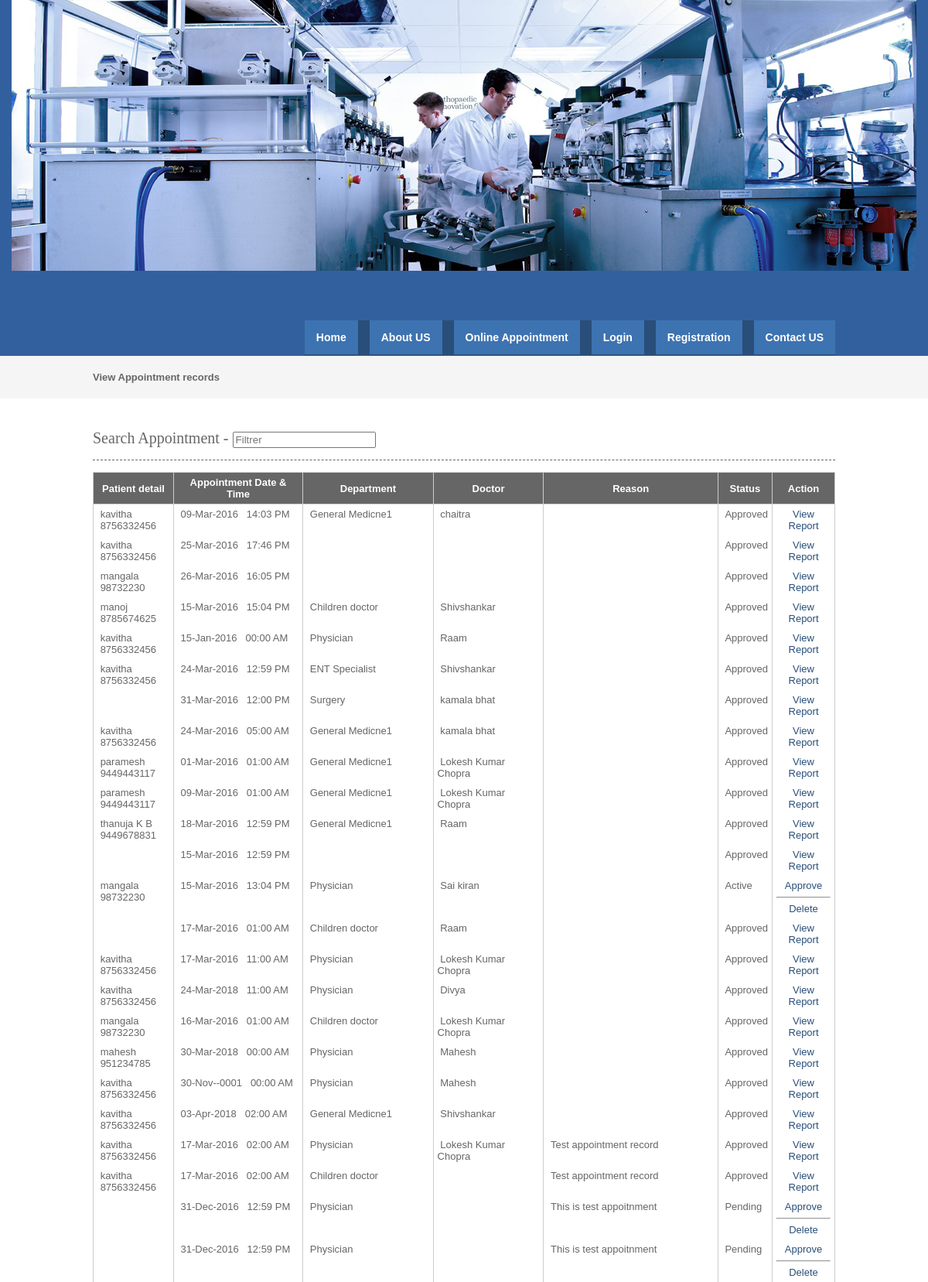
Page /viewappointment.php (upper part) on the committed database.
### tables this page shows
CREATE TABLE `appointment` (
  `appointmentid` int(10) NOT NULL,
  `appointmenttype` varchar(25) NOT NULL,
  `patientid` int(10) NOT NULL,
  `roomid` int(10) NOT NULL,
  `departmentid` int(10) NOT NULL,
  `appointmentdate` date NOT NULL,
  `appointmenttime` time NOT NULL,
  `doctorid` int(10) NOT NULL,
  `status` varchar(10) NOT NULL,
  `app_reason` text NOT NULL
);

CREATE TABLE `patient` (
  `patientid` int(10) NOT NULL,
  `patientname` varchar(50) NOT NULL,
  `admissiondate` date NOT NULL,
  `admissiontime` time NOT NULL,
  `address` varchar(250) NOT NULL,
  `mobileno` varchar(15) NOT NULL,
  `city` varchar(25) NOT NULL,
  `pincode` varchar(20) NOT NULL,
  `loginid` varchar(50) NOT NULL,
  `password` varchar(25) NOT NULL,
  `bloodgroup` varchar(20) NOT NULL,
  `gender` varchar(10) NOT NULL,
  `dob` date NOT NULL,
  `status` varchar(10) NOT NULL
);

CREATE TABLE `department` (
  `departmentid` int(10) NOT NULL,
  `departmentname` varchar(100) NOT NULL,
  `description` text NOT NULL,
  `status` varchar(10) NOT NULL
);

CREATE TABLE `doctor` (
  `doctorid` int(10) NOT NULL,
  `doctorname` varchar(50) NOT NULL,
  `mobileno` varchar(15) NOT NULL,
  `departmentid` int(10) NOT NULL,
  `loginid` varchar(25) NOT NULL,
  `password` varchar(25) NOT NULL,
  `status` varchar(10) NOT NULL,
  `education` varchar(25) NOT NULL,
  `experience` float(11,1) NOT NULL,
  `consultancy_charge` float(10,2) NOT NULL
);

### viewappointment.php (the view, shortened to what this page needs)
<?php
include("header.php");
include("dbconnection.php");
?>
<div class="wrapper col2">
  <div id="breadcrumb">
    <ul>
      <li class="first">View Appointment records</li>
    </ul>
  </div>
</div>
<div class="wrapper col4">
  <div id="container">
   <section class="container">
<h2>
    Search Appointment - <input type="search" class="light-table-filter" data-table="order-table" placeholder="Filtrer" />
</h2>
    <table class="order-table">
      <thead>
        <tr>
          <th>Patient detail</th>
          <th>Appointment Date &  Time</th>
          <th>Department</th>
          <th>Doctor</th>
          <th>Reason</th>
          <th>Status</th>
          <th><div align="center">Action</div></th>
        </tr>
        </thead>
        <tbody>
          <?php
		$sql ="SELECT * FROM appointment WHERE (status !='')";
		$qsql = mysqli_query($con,$sql);
		while($rs = mysqli_fetch_array($qsql))
		{
			$sqlpat = "SELECT * FROM patient WHERE patientid='$rs[patientid]'";
			$qsqlpat = mysqli_query($con,$sqlpat);
			$rspat = mysqli_fetch_array($qsqlpat);
			$sqldept = "SELECT * FROM department WHERE departmentid='$rs[departmentid]'";
			$qsqldept = mysqli_query($con,$sqldept);
			$rsdept = mysqli_fetch_array($qsqldept);
			$sqldoc= "SELECT * FROM doctor WHERE doctorid='$rs[doctorid]'";
			$qsqldoc = mysqli_query($con,$sqldoc);
			$rsdoc = mysqli_fetch_array($qsqldoc);
        echo "<tr>
          <td>&nbsp;$rspat[patientname]<br>&nbsp;$rspat[mobileno]</td>
			 <td>&nbsp;" . date("d-M-Y",strtotime($rs[appointmentdate])) . " &nbsp; " . date("H:i A",strtotime($rs[appointmenttime])) . "</td>
		    <td>&nbsp;$rsdept[departmentname]</td>
			   <td>&nbsp;$rsdoc[doctorname]</td>
			    <td>&nbsp;$rs[app_reason]</td>
			    <td>&nbsp;$rs[status]</td>
          <td><div align='center'>";
		  if($rs[status] != "Approved")
		  {
				  if(!(isset($_SESSION[patientid])))
				  {
						  echo "<a href='appointmentapproval.php?editid=$rs[appointmentid]'>Approve</a><hr>";
				  }
				 echo "<a href='viewappointment.php?delid=$rs[appointmentid]'>Delete</a>";
		  }
		  else
		  {
				echo "<a href='patientreport.php?patientid=$rs[patientid]&appointmentid=$rs[appointmentid]'>View Report</a>";
		  }
		 echo "</center></td></tr>";
		}
		?>
      </tbody>
    </table>
    </section>
  </div>
</div>

### layout/styles/layout.css (style rules this page uses)
html { overflow-y:scroll; }
body { margin:0; padding:0; font-size:13px; font-family:verdana, Arial, Helvetica, sans-serif; color:#FFFFFF; background-color:#4F473A; }
a { outline:none; text-decoration:none; }
div.wrapper { display:block; width:100%; margin:0; text-align:left; }
.col2 { color:#666666; background-color:#F5F5F5; }
.col3, .col4 { color:#666666; background-color:#FFFFFF; }
#head, #gallery, #breadcrumb, #container, #footer { display:block; position:relative; width:960px; margin:0 auto; }
#breadcrumb { padding:20px 0; }
#breadcrumb ul { margin:0; padding:0; list-style:none; }
#breadcrumb ul li { display:inline; }
#breadcrumb ul li.first { font-weight:bold; }
#container { padding:40px 0; }
#container h1, #container h2, #container h3, #container h4, #container h5, #container h6 { margin:0 0 15px 0; padding:0 0 15px 0; line-height:normal; font-weight:normal; font-size:20px; font-family:Georgia, "Times New Roman", Times, serif; border-bottom:1px dashed #666666; }
#container a { color:#294E79; background-color:#FFFFFF; }

### layout/styles/tables.css (style rules this page uses)
table { width:100%; border-collapse:collapse; table-layout:auto; vertical-align:top; margin-bottom:15px; border:1px solid #CCCCCC; }
table thead th { color:#FFFFFF; background-color:#666666; border:1px solid #CCCCCC; border-collapse:collapse; text-align:center; table-layout:auto; vertical-align:middle; }
table tbody td { vertical-align:top; border-collapse:collapse; border-left:1px solid #CCCCCC; border-right:1px solid #CCCCCC; }
table thead th, table tbody td { padding:5px; border-collapse:collapse; }

### rows in the picture
appointment: patientid.patientname "kavitha", patientid.mobileno "8756332456", appointmentdate "09-Mar-2016", appointmenttime "14:03 PM", departmentid.departmentname "General Medicne1", doctorid.doctorname "chaitra", status "Approved"
appointment: patientid.patientname "kavitha", patientid.mobileno "8756332456", appointmentdate "25-Mar-2016", appointmenttime "17:46 PM", status "Approved"
appointment: patientid.patientname "mangala", patientid.mobileno "98732230", appointmentdate "26-Mar-2016", appointmenttime "16:05 PM", status "Approved"
appointment: patientid.patientname "manoj", patientid.mobileno "8785674625", appointmentdate "15-Mar-2016", appointmenttime "15:04 PM", departmentid.departmentname "Children doctor", doctorid.doctorname "Shivshankar", status "Approved"
appointment: patientid.patientname "kavitha", patientid.mobileno "8756332456", appointmentdate "15-Jan-2016", appointmenttime "00:00 AM", departmentid.departmentname "Physician", doctorid.doctorname "Raam", status "Approved"
appointment: patientid.patientname "kavitha", patientid.mobileno "8756332456", appointmentdate "24-Mar-2016", appointmenttime "12:59 PM", departmentid.departmentname "ENT Specialist", doctorid.doctorname "Shivshankar", status "Approved"
appointment: appointmentdate "31-Mar-2016", appointmenttime "12:00 PM", departmentid.departmentname "Surgery", doctorid.doctorname "kamala bhat", status "Approved"
appointment: patientid.patientname "kavitha", patientid.mobileno "8756332456", appointmentdate "24-Mar-2016", appointmenttime "05:00 AM", departmentid.departmentname "General Medicne1", doctorid.doctorname "kamala bhat", status "Approved"
appointment: patientid.patientname "paramesh", patientid.mobileno "9449443117", appointmentdate "01-Mar-2016", appointmenttime "01:00 AM", departmentid.departmentname "General Medicne1", doctorid.doctorname "Lokesh Kumar Chopra", status "Approved"
appointment: patientid.patientname "paramesh", patientid.mobileno "9449443117", appointmentdate "09-Mar-2016", appointmenttime "01:00 AM", departmentid.departmentname "General Medicne1", doctorid.doctorname "Lokesh Kumar Chopra", status "Approved"
appointment: patientid.patientname "thanuja K B", patientid.mobileno "9449678831", appointmentdate "18-Mar-2016", appointmenttime "12:59 PM", departmentid.departmentname "General Medicne1", doctorid.doctorname "Raam", status "Approved"
appointment: appointmentdate "15-Mar-2016", appointmenttime "12:59 PM", status "Approved"
appointment: patientid.patientname "mangala", patientid.mobileno "98732230", appointmentdate "15-Mar-2016", appointmenttime "13:04 PM", departmentid.departmentname "Physician", doctorid.doctorname "Sai kiran", status "Active"
appointment: appointmentdate "17-Mar-2016", appointmenttime "01:00 AM", departmentid.departmentname "Children doctor", doctorid.doctorname "Raam", status "Approved"
appointment: patientid.patientname "kavitha", patientid.mobileno "8756332456", appointmentdate "17-Mar-2016", appointmenttime "11:00 AM", departmentid.departmentname "Physician", doctorid.doctorname "Lokesh Kumar Chopra", status "Approved"
appointment: patientid.patientname "kavitha", patientid.mobileno "8756332456", appointmentdate "24-Mar-2018", appointmenttime "11:00 AM", departmentid.departmentname "Physician", doctorid.doctorname "Divya", status "Approved"
appointment: patientid.patientname "mangala", patientid.mobileno "98732230", appointmentdate "16-Mar-2016", appointmenttime "01:00 AM", departmentid.departmentname "Children doctor", doctorid.doctorname "Lokesh Kumar Chopra", status "Approved"
appointment: patientid.patientname "mahesh", patientid.mobileno "951234785", appointmentdate "30-Mar-2018", appointmenttime "00:00 AM", departmentid.departmentname "Physician", doctorid.doctorname "Mahesh", status "Approved"
appointment: patientid.patientname "kavitha", patientid.mobileno "8756332456", appointmentdate "30-Nov--0001", appointmenttime "00:00 AM", departmentid.departmentname "Physician", doctorid.doctorname "Mahesh", status "Approved"
appointment: patientid.patientname "kavitha", patientid.mobileno "8756332456", appointmentdate "03-Apr-2018", appointmenttime "02:00 AM", departmentid.departmentname "General Medicne1", doctorid.doctorname "Shivshankar", status "Approved"
appointment: patientid.patientname "kavitha", patientid.mobileno "8756332456", appointmentdate "17-Mar-2016", appointmenttime "02:00 AM", departmentid.departmentname "Physician", doctorid.doctorname "Lokesh Kumar Chopra", app_reason "Test appointment record", status "Approved"
appointment: patientid.patientname "kavitha", patientid.mobileno "8756332456", appointmentdate "17-Mar-2016", appointmenttime "02:00 AM", departmentid.departmentname "Children doctor", app_reason "Test appointment record", status "Approved"
appointment: appointmentdate "31-Dec-2016", appointmenttime "12:59 PM", departmentid.departmentname "Physician", app_reason "This is test appoitnment", status "Pending"
appointment: appointmentdate "31-Dec-2016", appointmenttime "12:59 PM", departmentid.departmentname "Physician", app_reason "This is test appoitnment", status "Pending"
